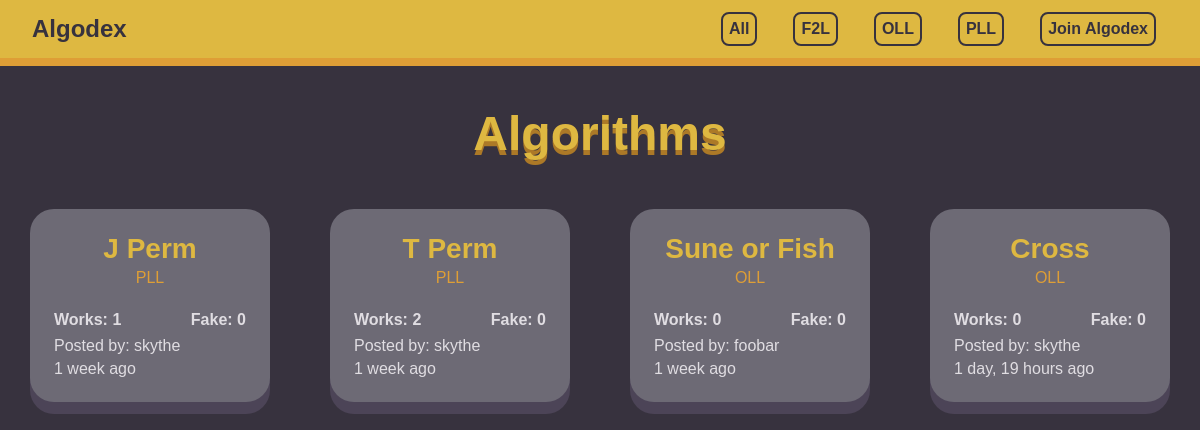
The app's page /, older data.
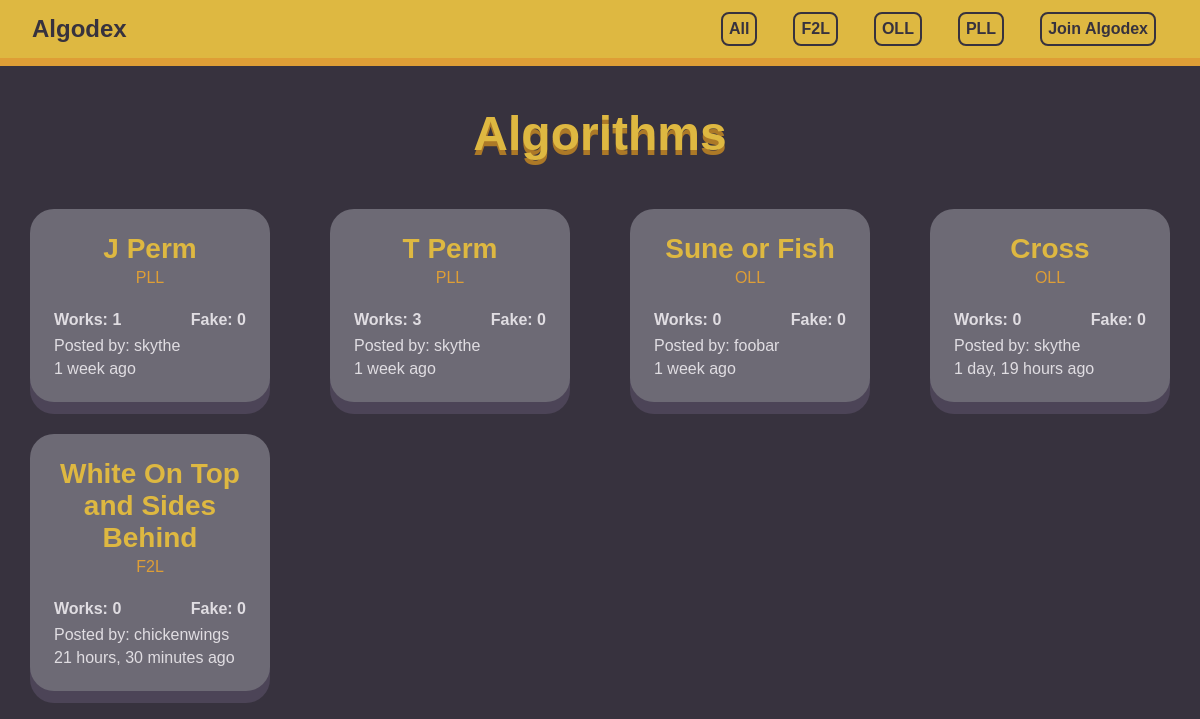
The same page, newer data.
### main/models.py (models this page shows, shortened)
class Algorithm(models.Model):
    name = models.CharField(max_length=100)
    category = models.CharField(max_length=3, choices=CATEGORY)
    moves = models.CharField(max_length=255)
    description = models.TextField(default="")
    creator = models.ForeignKey(User, on_delete=models.CASCADE)
    created_at = models.DateTimeField(auto_now_add=True)
    yes_count = models.IntegerField(default=0)
    no_count = models.IntegerField(default=0)
    voters = models.ManyToManyField(User, related_name="voters", blank=True)

### main/views.py (the view)
# urls.py: 2. Add a URL to urlpatterns:  path('', views.home, name='home')
def home(request):
    if request.GET.get("category"):
        category = request.GET.get("category")
        algorithms = models.Algorithm.objects.filter(category=category)
    else:
        algorithms = models.Algorithm.objects.all()
    return render(request, 'home.html', {
        'algorithms': algorithms,
    })

### main/templates/home.html (shortened to what this page needs)
{% extends 'layout.html' %}
{% load static %}
{% block css %} <link rel="stylesheet" href="{% static 'styles/home.css' %}"> {% endblock %}
{% block body %}
    {% if request.user.is_authenticated %}
        <div class="navbar">
            <a href="{% url 'home' %}" class="navbar-logo">Algodex</a>
            <a href="javascript:void(0);" class="navbar-icon" onclick="showNavbar()">
                <i class="fa fa-bars">☰</i>
            </a>
            <div class="navbar-items">
                <p class="navbar-greet">Hello, {{ request.user.username|title }}</p>
                <a class="category-name navbar-item" href="/">All</a>
                <a class="category-name navbar-item" href="?category=F2L">F2L</a>
                <a class="category-name navbar-item" href="?category=OLL">OLL</a>
                <a class="category-name navbar-item" href="?category=PLL">PLL</a>
                <a class="navbar-item" href="{% url 'create' %}">Post new algorithm</a>
                <a href="{% url 'profile' request.user.id %}" class="navbar-item">Profile</a>
                <a class="navbar-item" href="{% url 'logout' %}">Logout</a>
            </div>
        </div>
    {% else %}
        <div class="navbar">
            <p class="navbar-logo">Algodex</p>
            <div class="navbar-items">
                <a class="category-name navbar-item" href="/">All</a>
                <a class="category-name navbar-item" href="?category=F2L">F2L</a>
                <a class="category-name navbar-item" href="?category=OLL">OLL</a>
                <a class="category-name navbar-item" href="?category=PLL">PLL</a>
                <a class="navbar-item" href="{% url 'login' %}">Join Algodex</a>
            </div>
        </div>
    {% endif %}
    <h1 class="home-title">Algorithms</h1>
    {% if algorithms %}
        <div class="algorithms-container">
            {% for algorithm in algorithms %}
                <div class="algorithm">
                    <a href="{% url 'page' algorithm.id %}">
                        <h2 class="algorithm-name">{{ algorithm.name }}</h2>
                        <p class="algorithm-category">{{ algorithm.category }}</p>
                        <div class="algorithm-votes">
                            <p class="algorithm-yes">Works: {{ algorithm.yes_count }}</p>
                            <p class="algorithm-no">Fake: {{ algorithm.no_count }}</p>
                        </div>
                        <p class="algorithm-timestamp">Posted by: {{ algorithm.creator }}</p>
                        <p class="algorithm-timestamp">{{ algorithm.created_at|timesince }} ago</p>
                    </a>
                </div>
            {% endfor %}
        </div>
    {% endif %}
{% endblock %}

Row changes from the older to the newer data that the page shows:
changed Algorithm "T Perm": yes_count "2" → "3"
added Algorithm: name "White On Top and Sides Behind", category "F2L", yes_count "0", no_count "0", creator "chickenwings", created_at "21 hours, 30 minutes"
